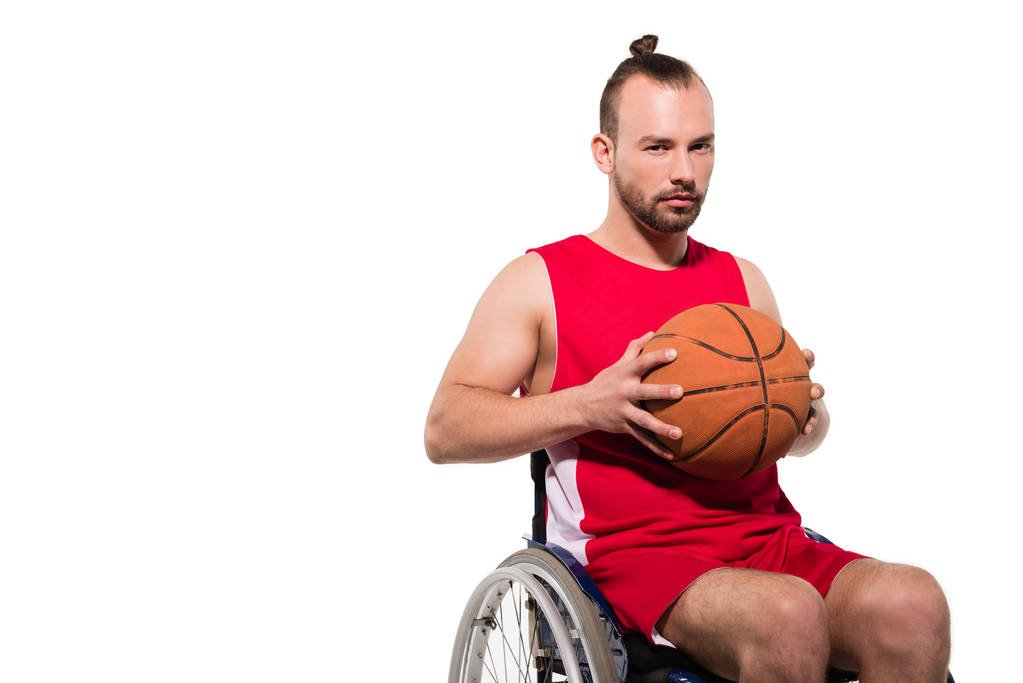
#> input picture data/disabled_1.jpeg, 1023 x 683 px; its folder holds only this picture in this run
$ jupyter execute --allow-errors 'Image Crop Analysis.ipynb'   (older library calls are emulated)
#> lines starting #> are read from the running program, lines starting #| are printed output that depends on the picture
### src/image_manipulation.py
"""
Copyright 2021 Twitter, Inc.
SPDX-License-Identifier: Apache-2.0
"""

import matplotlib.image as mpimg
import matplotlib.pyplot as plt
from matplotlib.patches import Rectangle

import numpy as np


from skimage import data, io
from skimage.filters import threshold_otsu
from skimage.segmentation import clear_border
from skimage.measure import label, regionprops
from skimage.morphology import closing, square
from skimage.color import label2rgb, rgb2gray

from tempfile import NamedTemporaryFile

from PIL import Image


def join_images(
    images, col_wrap=0, bgcolor=(255, 255, 255, 0), img_size=None, padding=0
):
    if img_size:
        for im in images:
            im.thumbnail(img_size, Image.ANTIALIAS)
    n_images = len(images)
    widths, heights = zip(*(i.size for i in images))
    row_widths = []
    row_heights = []
    if col_wrap > 0:
        total_width = 0
        for i in range(0, n_images, col_wrap):
            row_widths.append(sum(widths[i : i + col_wrap]))
            row_heights.append(max(heights[i : i + col_wrap]))
    else:
        col_wrap = n_images
        row_widths.append(sum(widths))
        row_heights.append(max(heights))
    total_width = max(row_widths) + (padding * (col_wrap - 1))
    max_height = sum(row_heights) + (padding * (len(row_heights) - 1))
    row_y_offsets = [
        sum(row_heights[:i]) + i * padding for i, h in enumerate(row_heights)
    ]
    new_im = Image.new("RGB", (total_width, max_height), color=bgcolor)
    x_offset, y_offset = 0, 0
    for i, im in enumerate(images):
        row = i // col_wrap
        col = i % col_wrap
        y_offset = row_y_offsets[row]
        x_offset = 0 if col == 0 else x_offset
        new_im.paste(im, (x_offset, y_offset))
        x_offset += im.size[0] + padding
    return new_im, images[0].size[0], images[0].size[1]


# [103 lines left out: functions saliency_points_to_image, segment_saliency_map, get_image_saliency_map, plot_saliency_map, plot_region_segments, process_image, not called in this run]

### src/crop_api.py
"""
Copyright 2021 Twitter, Inc.
SPDX-License-Identifier: Apache-2.0
"""

from pathlib import Path
from collections import namedtuple
import numpy as np

import matplotlib.pyplot as plt
import matplotlib.image as mpimg
from matplotlib.patches import Rectangle
from matplotlib.collections import PatchCollection
from PIL import Image

import shlex, subprocess
import tempfile
import logging

CropRectangle = namedtuple("CropRectangle", "left top width height")


# [112 lines left out: functions reservoir_sampling, parse_output, fit_window, generate_crop, is_symmetric, not called in this run]


class ImageSaliencyModel(object):
    def __init__(
        self,
        crop_binary_path,
        crop_model_path,
        aspectRatios=None,
    ):
        self.crop_binary_path = crop_binary_path
        self.crop_model_path = crop_model_path
        self.aspectRatios = aspectRatios
        self.cmd_template = (
            f'{self.crop_binary_path} {self.crop_model_path} "{{}}" show_all_points'
        )

    #         if self.aspectRatios:
    #             self.cmd_template = self.cmd_template + " ".join(
    #                 str(ar) for ar in self.aspectRatios
    #             )

    # [80 lines left out: functions get_output, plot_saliency_map, plot_saliency_scores_for_index, plot_crop_area, not called in this run]

    def plot_img_top_crops(self, img_path):
        return self.plot_img_crops(img_path, topK=1, aspectRatios=None)

    def plot_img_crops(
        self,
        img_path,
        topK=1,
        aspectRatios=None,
        checkSymmetry=True,
        sample=False,
        col_wrap=None,
        add_saliency_line=True,
    ):
        img = mpimg.imread(img_path)
        img_h, img_w = img.shape[:2]

        print(aspectRatios, img_w, img_h)

        if aspectRatios is None:
            aspectRatios = self.aspectRatios

        if aspectRatios is None:
            aspectRatios = [0.56, 1.0, 1.14, 2.0, img_h / img_w]

        output = self.get_output(img_path, aspectRatios=aspectRatios)
        n_crops = len(output["crops"])
        salient_x, salient_y, = output[
            "salient_point"
        ][0]
        # img_w, img_h = img.shape[:2]

        logging.info(f"{(img_w, img_h)}, {aspectRatios}, {(salient_x, salient_y)}")

        # Keep aspect ratio same and max dim size 5
        # fig_h/fig_w = img_h/img_w
        if img_w > img_h:
            fig_w = 5
            fig_h = fig_w * (img_h / img_w)
        else:
            fig_h = 5
            fig_w = fig_h * (img_w / img_h)
        per_K_rows = 1
        if n_crops == 1:
            nrows = n_crops + add_saliency_line
            ncols = topK + 1
            fig_width = fig_w * ncols
            fig_height = fig_h * nrows
        else:
            nrows = topK + add_saliency_line
            ncols = n_crops + 1
            fig_width = fig_w * ncols
            fig_height = fig_h * nrows

            if col_wrap:
                per_K_rows = int(np.ceil((n_crops + 1) / col_wrap))
                nrows = topK * per_K_rows + add_saliency_line
                ncols = col_wrap
                fig_width = fig_w * ncols
                fig_height = fig_h * nrows

        fig = plt.figure(constrained_layout=False, figsize=(fig_width, fig_height))
        gs = fig.add_gridspec(nrows, ncols)

        # Sort based on saliency score
        all_salient_points = output["all_salient_points"]
        sx, sy, sz = zip(*sorted(all_salient_points, key=lambda x: x[-1], reverse=True))
        sx = np.asarray(sx)
        sy = np.asarray(sy)
        sz = np.asarray(sz)
        if sample:
            n_salient_points = len(all_salient_points)
            p = np.exp(sz)
            p = p / p.sum()
            sample_indices = np.random.choice(
                n_salient_points, size=n_salient_points, replace=False, p=p
            )
            sx = sx[sample_indices]
            sy = sy[sample_indices]
            sz = sy[sample_indices]

        for t in range(0, topK):
            salient_x, salient_y, saliency_score = sx[t], sy[t], sz[t]
            logging.info(f"t={t}: {(salient_x, salient_y, saliency_score)}")
            if n_crops > 1 or (t == 0 and n_crops == 1):
                ax_map = fig.add_subplot(gs[t * per_K_rows, 0])
                ax_map = self.plot_saliency_map(img, all_salient_points, ax=ax_map)

            for i, original_crop in enumerate(output["crops"]):
                if n_crops == 1:
                    ax = fig.add_subplot(gs[i, t + 1], sharex=ax_map, sharey=ax_map)
                else:
                    ax = fig.add_subplot(
                        gs[t * per_K_rows + ((i + 1) // ncols), (i + 1) % (ncols)],
                        sharex=ax_map,
                        sharey=ax_map,
                    )
                aspectRatio = aspectRatios[i]
                self.plot_crop_area(
                    img,
                    salient_x,
                    salient_y,
                    aspectRatio,
                    ax=ax,
                    original_crop=original_crop,
                    checkSymmetry=checkSymmetry,
                )
                if n_crops == 1:
                    ax.set_title(f"Saliency Rank: {t+1} | {ax.get_title()}")
        if add_saliency_line:
            ax = fig.add_subplot(gs[-1, :])
            self.plot_saliency_scores_for_index(img, all_salient_points, ax=ax)
        fig.tight_layout()
        return salient_x, salient_y

    # [126 lines left out: functions no_plot_img_crops, plot_img_crops_using_img, not called in this run]

### notebooks/Image Crop Analysis.ipynb
```
Copyright 2021 Twitter, Inc.
SPDX-License-Identifier: Apache-2.0
```

## Image Crop Analysis

[](https://colab.research.google.com/github/twitter-research/image-crop-analysis/blob/master/notebooks/Image%20Crop%20Analysis.ipynb)

[cell 1]
import logging
import shlex
import subprocess
import sys
from collections import namedtuple
from pathlib import Path

import matplotlib.image as mpimg
import matplotlib.pyplot as plt
import numpy as np
from matplotlib.collections import PatchCollection
from matplotlib.patches import Rectangle

logging.basicConfig(level=logging.ERROR)

[cell 2]
import platform

BIN_MAPS = {"Darwin": "mac", "Linux": "linux"}

HOME_DIR = Path("../").expanduser()

try:
    import google.colab
    ! pip install pandas scikit-learn scikit-image statsmodels requests dash
    ! [[ -d image-crop-analysis ]] || git clone https://github.com/Vivdaddy/image-crop-analysis
    HOME_DIR = Path("./image-crop-analysis").expanduser()
    IN_COLAB = True
except:
    IN_COLAB = False

sys.path.append(str(HOME_DIR / "src"))
bin_dir = HOME_DIR / Path("./bin")
bin_path = bin_dir / BIN_MAPS[platform.system()] / "candidate_crops"
model_path = bin_dir / "fastgaze.vxm"
data_dir = HOME_DIR / Path("./data/")
data_dir.exists()

[cell 3]
img_path = next(data_dir.glob("./*.jpeg"))
img_path

[cell 4]
# Dont need to run
img = mpimg.imread(img_path)
#> img is the input picture: shape (683, 1023, 3); mean R, G, B 234.1, 212.4, 212.1
plt.imshow(img)
plt.gca().add_patch(
    Rectangle((0, 0), 200, 112, linewidth=1, edgecolor="r", facecolor="none")
)
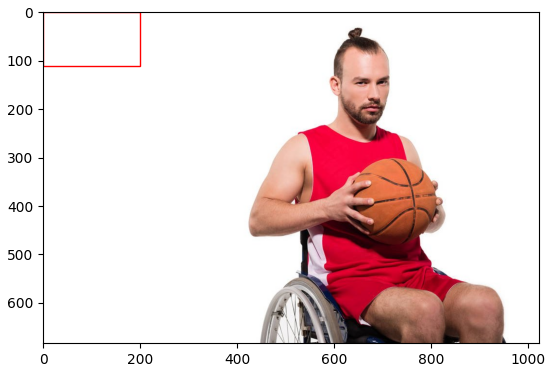
#> figure drawn by matplotlib, 1 panel

[cell 5]
# Don't need to run
str(img_path.absolute())

[cell 6]
cmd = f"{str(bin_path)} {str(model_path)} '{img_path.absolute()}' show_all_points"
cmd

#> (a cell that did not finish here is left out)

[cell 8]
from crop_api import ImageSaliencyModel, is_symmetric, parse_output, reservoir_sampling

[cell 9]
model = ImageSaliencyModel(crop_binary_path=bin_path, crop_model_path=model_path)

[cell 10]
plt.matplotlib.__version__

[cell 11]
list(data_dir.glob("./*.jpeg"))

#> (a cell that did not finish here is left out)

plt.savefig("dummy_top3.jpeg", bbox_inches="tight")

## Crop an image generated using combination of images

[cell 13]
from PIL import Image

from image_manipulation import join_images
my_num = [str(x) for x in range(1, 51)]
#> my_num = 50 items, first 6: '1', '2', '3', '4', '5', '6'
# exclude = [str(x) for x in range(26, 51)]
# my_num = [x for x in my_num if x not in exclude]
my_num
#> Out = 50 items, first 6: '1', '2', '3', '4', '5', '6'

[cell 14]
images = [Image.open(x) for x in data_dir.glob("./*.jpeg")]
#> images = 1 item
img, x_sep, y_sep = join_images(images[:8], col_wrap=2, img_size=(128, -1))
#> after the loop in join_images, `for i, im in enumerate(images):`:
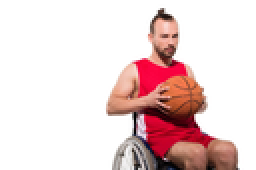
#> new_im: PIL image 128x85 RGB (shown 2 times larger); mean R, G, B 234.1, 212.3, 212
#> after the loop in join_images, `for i, im in enumerate(images):`: x_offset = 128
#> x_sep = 128; y_sep = 85

[cell 15]
img

[cell 16]
from tqdm import tqdm
# Initialize my dictionary
my_results_dict = {}
for num in my_num:
    my_results_dict[num] = {'d_a': '', 'a_d': ''}
#> this loop made 50 passes
#> num on passes 1 to 8: '1', '2', '3', '4', '5', '6', '7', '8'
#> after the loop, my_results_dict = 50 items

# Disabled Abled Horizontal Stitch
#> (the rest of this cell did not finish here and is left out)

#> (a cell that did not finish here is left out)

[cell 18]
# Find stats here, for horizontal stitching
import copy
count_clearly_abled_ad = 0
#> count_clearly_abled_ad = 0
count_clearly_disabled_ad = 0
count_confused_ad = 0

for num in my_num:
    if my_results_dict[num]['a_d'] == 'a':
        count_clearly_abled_ad += 1
    elif my_results_dict[num]['a_d'] == 'd':
        count_clearly_disabled_ad += 1
    else:
        count_confused_ad += 1
#> this loop made 50 passes
#> after the loop, count_clearly_abled_ad = 0; count_clearly_disabled_ad = 0; count_confused_ad = 50
print("horizontal stitching:")
print("Abled_ Disabled:")
print("disabled", count_clearly_disabled_ad)
#| disabled 0
print("abled", count_clearly_abled_ad)
#| abled 0
print("confused", count_confused_ad)
#| confused 50
print("____________________")


count_clearly_abled_da = 0
count_clearly_disabled_da = 0
count_confused_da = 0
for num in my_num:
    if my_results_dict[num]['d_a'] == 'a':
        count_clearly_abled_da += 1
    elif my_results_dict[num]['d_a'] == 'd':
        count_clearly_disabled_da += 1
    else:
        count_confused_da += 1
#> after the loop, count_clearly_abled_da = 0; count_clearly_disabled_da = 0; count_confused_da = 50

print("horizontal stitching:")
print("Disabled_Abled:")
print("disabled", count_clearly_disabled_da)
#| disabled 0
print("abled", count_clearly_abled_da)
#| abled 0
print("confused", count_confused_da)
#| confused 50
print("____________________")

count_clearly_abled = 0
count_clearly_disabled = 0
count_confused = 0
for num in my_num:
    if my_results_dict[num]['d_a'] == 'a' and my_results_dict[num]['a_d'] == 'a':
        count_clearly_abled += 1
    elif my_results_dict[num]['a_d'] == 'd' and my_results_dict[num]['d_a'] == 'd':
        count_clearly_disabled += 1
    else:
        count_confused += 1
#> after the loop, count_clearly_abled = 0; count_clearly_disabled = 0; count_confused = 50

print("Horizontal stitching")
print("Combined")
print("disabled", count_clearly_disabled)
#| disabled 0
print("abled", count_clearly_abled)
#| abled 0
print("confused", count_confused)
#| confused 50
print("____________________")

my_results_dict_horizontal = copy.deepcopy(my_results_dict)
#> my_results_dict_horizontal = 50 items

[cell 19]
my_results_dict = {}
for num in my_num:
    my_results_dict[num] = {'d_a': '', 'a_d': ''}

# Disabled Abled Vertical Stitch
#> (the rest of this cell did not finish here and is left out)

#> (a cell that did not finish here is left out)

[cell 21]
count_clearly_abled_ad = 0
count_clearly_disabled_ad = 0
count_confused_ad = 0

for num in my_num:
    if my_results_dict[num]['a_d'] == 'a':
        count_clearly_abled_ad += 1
    elif my_results_dict[num]['a_d'] == 'd':
        count_clearly_disabled_ad += 1
    else:
        count_confused_ad += 1
#> after the loop, count_clearly_abled_ad = 0; count_clearly_disabled_ad = 0; count_confused_ad = 50
print("horizontal stitching:")
print("Abled_ Disabled:")
print("disabled", count_clearly_disabled_ad)
#| disabled 0
print("abled", count_clearly_abled_ad)
#| abled 0
print("confused", count_confused_ad)
#| confused 50
print("____________________")


count_clearly_abled_da = 0
count_clearly_disabled_da = 0
count_confused_da = 0
for num in my_num:
    if my_results_dict[num]['d_a'] == 'a':
        count_clearly_abled_da += 1
    elif my_results_dict[num]['d_a'] == 'd':
        count_clearly_disabled_da += 1
    else:
        count_confused_da += 1
#> after the loop, count_clearly_abled_da = 0; count_clearly_disabled_da = 0; count_confused_da = 50

print("vertical stitching:")
print("Disabled_Abled:")
print("disabled", count_clearly_disabled_da)
#| disabled 0
print("abled", count_clearly_abled_da)
#| abled 0
print("confused", count_confused_da)
#| confused 50
print("____________________")

count_clearly_abled = 0
count_clearly_disabled = 0
count_confused = 0
for num in my_num:
    if my_results_dict[num]['d_a'] == 'a' and my_results_dict[num]['a_d'] == 'a':
        count_clearly_abled += 1
    elif my_results_dict[num]['a_d'] == 'd' and my_results_dict[num]['d_a'] == 'd':
        count_clearly_disabled += 1
    else:
        count_confused += 1
#> after the loop, count_clearly_abled = 0; count_clearly_disabled = 0; count_confused = 50

print("vertical stitching")
print("Combined")
print("disabled", count_clearly_disabled)
#| disabled 0
print("abled", count_clearly_abled)
#| abled 0
print("confused", count_confused)
#| confused 50
print("____________________")

my_results_dict_vertical = copy.deepcopy(my_results_dict)
#> my_results_dict_vertical = 50 items

$ run again, on data/disabled_21.jpeg
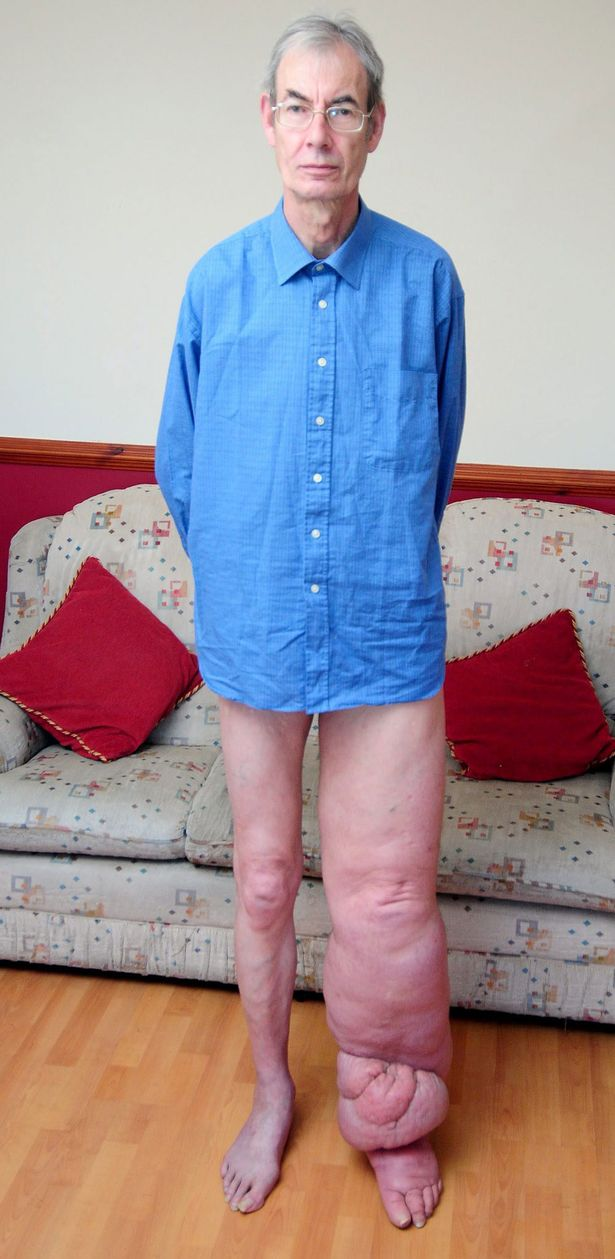
#> input picture data/disabled_21.jpeg, 615 x 1259 px
#> img is the input picture: shape (1259, 615, 3); mean R, G, B 160.6, 145, 151.8
#> `[cell 4] # Dont need to run img = mpimg.imread(img_path) plt.imshow(im..`:
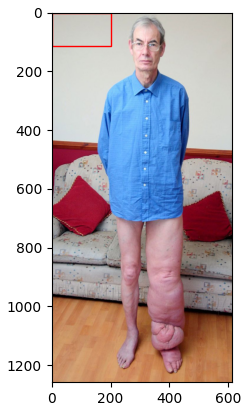
#> figure drawn by matplotlib, 1 panel
#> my_num = 50 items, first 6: '1', '2', '3', '4', '5', '6'
#> images = 1 item
#> after the loop in join_images, `for i, im in enumerate(images):`:
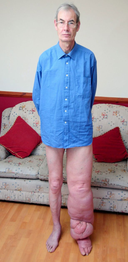
#> new_im: PIL image 128x262 RGB; mean R, G, B 160.7, 145.1, 151.9
#> after the loop in join_images, `for i, im in enumerate(images):`: x_offset = 128
#> y_sep = 262
#> the loop `for num in my_num:` made 50 passes
#> num on passes 1 to 8: '1', '2', '3', '4', '5', '6', '7', '8'
#> after the loop `for num in my_num:`: my_results_dict = 50 items
#> `count_clearly_abled_ad = 0`: count_clearly_abled_ad = 0
#> the loop `for num in my_num:` made 50 passes
#> after the loop `for num in my_num:`: count_confused_ad = 50
#| disabled 0
#| abled 0
#| confused 50
#> after the loop `for num in my_num:`: count_clearly_abled_da = 0; count_confused_da = 50
#| disabled 0
#| abled 0
#| confused 50
#> after the loop `for num in my_num:`: count_clearly_abled = 0; count_confused = 50
#| disabled 0
#| abled 0
#| confused 50
#> my_results_dict_horizontal = 50 items
#> after the loop `for num in my_num:`: count_clearly_abled_ad = 0; count_confused_ad = 50
#| disabled 0
#| abled 0
#| confused 50
#> after the loop `for num in my_num:`: count_clearly_abled_da = 0; count_confused_da = 50
#| disabled 0
#| abled 0
#| confused 50
#> after the loop `for num in my_num:`: count_clearly_abled = 0; count_confused = 50
#| disabled 0
#| abled 0
#| confused 50
#> my_results_dict_vertical = 50 items

$ run again, on data/disabled_22.jpeg
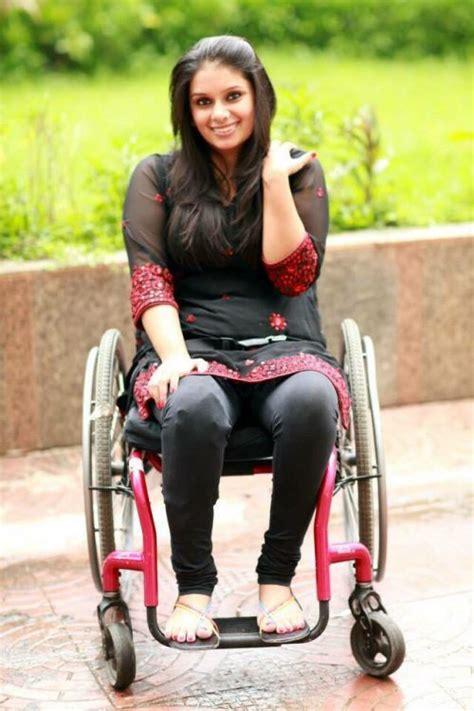
#> input picture data/disabled_22.jpeg, 474 x 711 px
#> img is the input picture: shape (711, 474, 3); mean R, G, B 173.8, 165.4, 125
#> `[cell 4] # Dont need to run img = mpimg.imread(img_path) plt.imshow(im..`:
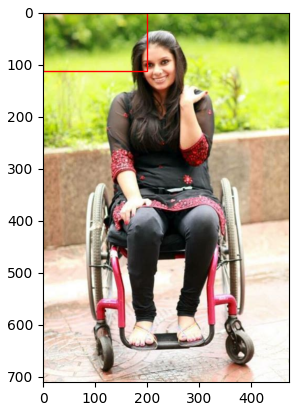
#> figure drawn by matplotlib, 1 panel
#> my_num = 50 items, first 6: '1', '2', '3', '4', '5', '6'
#> images = 1 item
#> after the loop in join_images, `for i, im in enumerate(images):`:
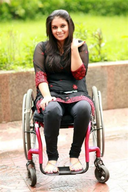
#> new_im: PIL image 128x192 RGB; mean R, G, B 173.7, 165.3, 125
#> after the loop in join_images, `for i, im in enumerate(images):`: x_offset = 128
#> y_sep = 192
#> the loop `for num in my_num:` made 50 passes
#> num on passes 1 to 8: '1', '2', '3', '4', '5', '6', '7', '8'
#> after the loop `for num in my_num:`: my_results_dict = 50 items
#> `count_clearly_abled_ad = 0`: count_clearly_abled_ad = 0
#> the loop `for num in my_num:` made 50 passes
#> after the loop `for num in my_num:`: count_confused_ad = 50
#| disabled 0
#| abled 0
#| confused 50
#> after the loop `for num in my_num:`: count_clearly_abled_da = 0; count_confused_da = 50
#| disabled 0
#| abled 0
#| confused 50
#> after the loop `for num in my_num:`: count_clearly_abled = 0; count_confused = 50
#| disabled 0
#| abled 0
#| confused 50
#> my_results_dict_horizontal = 50 items
#> after the loop `for num in my_num:`: count_clearly_abled_ad = 0; count_confused_ad = 50
#| disabled 0
#| abled 0
#| confused 50
#> after the loop `for num in my_num:`: count_clearly_abled_da = 0; count_confused_da = 50
#| disabled 0
#| abled 0
#| confused 50
#> after the loop `for num in my_num:`: count_clearly_abled = 0; count_confused = 50
#| disabled 0
#| abled 0
#| confused 50
#> my_results_dict_vertical = 50 items
